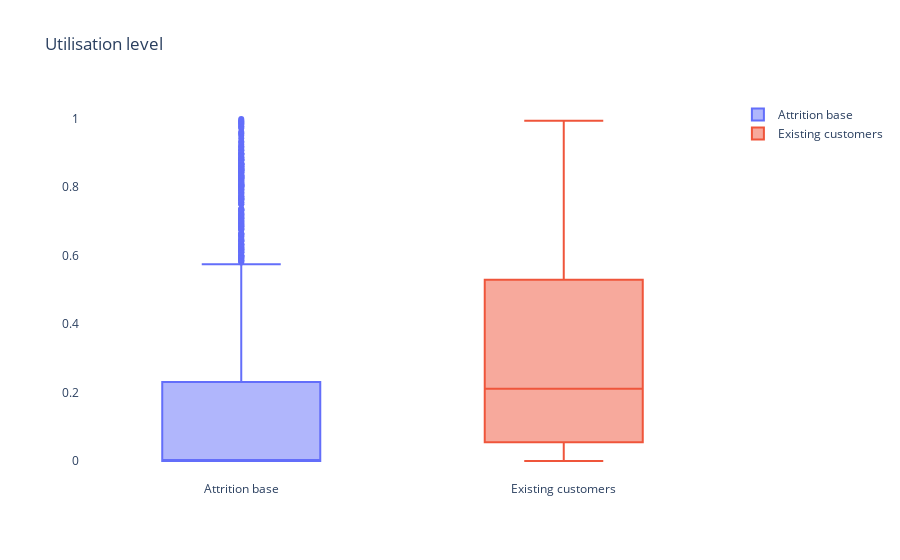

The code cell stored with this chart in its notebook:
### Markdown cell above
It doesn't look like we're offering a lower line to attrited customers so now let's check out whether they are using their line less.

### Code cell
# Build the boxplot
fig6 = go.Figure()
fig6.add_trace(go.Box(y = dfatt['Avg_Utilization_Ratio'], name = 'Attrition base'))
fig6.add_trace(go.Box(y = dfexis['Avg_Utilization_Ratio'], name = 'Existing customers'))
fig6.update_layout(plot_bgcolor = 'white', title = 'Utilisation level')
fig6.show()

### Figure 1 — Plotly figure (JSON) as saved in the notebook; plotly's stock layout.template omitted (floating-point values rounded to 4 significant figures; data arrays with more than 128 entries replaced by an {"elided": "..."} marker saying what was removed)
{"data": [{"name": "Attrition base", "type": "box", "y": {"elided": "1627 float values"}}, {"name": "Existing customers", "type": "box", "y": {"elided": "8500 float values"}}], "layout": {"plot_bgcolor": "white", "title": {"text": "Utilisation level"}}}
